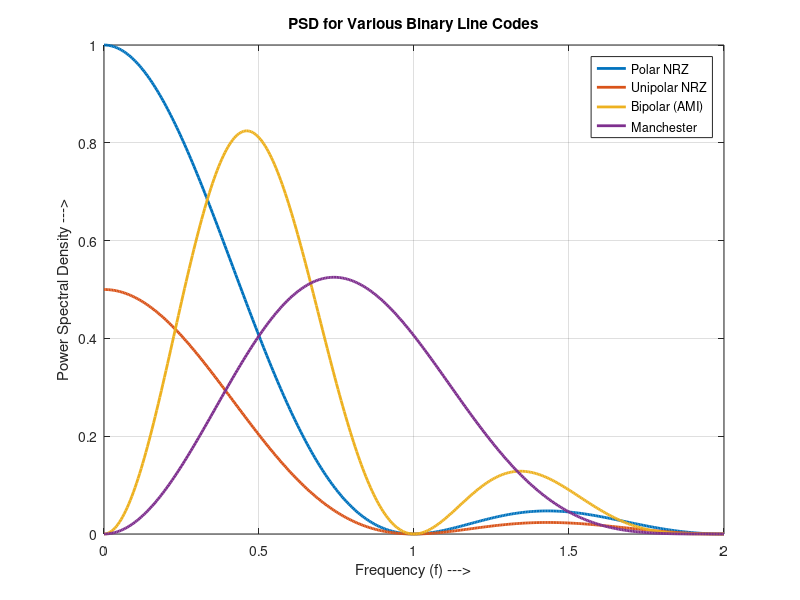

MATLAB code for this plot:
% --- Setup Parameters ---
Rb = 1;                     % Bit rate
Tb = 1/Rb;                  % Bit duration
f = 0:0.005*Rb:2*Rb;        % Frequency range
x = f*Tb;                   % Normalized frequency axis 

% --- Mathematical PSD Calculations ---

% 1. Polar NRZ: High energy at low frequencies
% Formula: Tb * sinc(f*Tb)^2 [cite: 180, 191]
PSD_polar = Tb * (sinc(x).^2);

% 2. Unipolar NRZ: Contains a DC component (dirac delta)
% Formula: 0.5 * Polar_PSD + 0.5 * Impulse at f=0 
PSD_unipolar = 0.5 * PSD_polar; 
% Note: In a plot, the dirac delta at f=0 is usually represented as a peak.

% 3. Bipolar (AMI): Null at DC (f=0), good for AC-coupled channels
% Formula: Tb * sinc(f*Tb/2)^2 * sin(pi*f*Tb)^2 
PSD_bipolar = Tb * (sinc(x/2).^2) .* (sin(pi*x).^2);

% 4. Manchester: Null at DC, wider bandwidth
% Formula: Tb * sinc(f*Tb/2)^2 * sin(pi*f*Tb/2)^2 
PSD_manchester = Tb * (sinc(x/2).^2) .* (sin(pi*x/2).^2);

% --- Plotting ---
figure;
hold on;
plot(f, PSD_polar, 'LineWidth', 2, 'DisplayName', 'Polar NRZ');
plot(f, PSD_unipolar, 'LineWidth', 2, 'DisplayName', 'Unipolar NRZ');
plot(f, PSD_bipolar, 'LineWidth', 2, 'DisplayName', 'Bipolar (AMI)');
plot(f, PSD_manchester, 'LineWidth', 2, 'DisplayName', 'Manchester');

grid on; box on;
xlabel('Frequency (f) --->');
ylabel('Power Spectral Density --->');
title('PSD for Various Binary Line Codes');
legend('Location', 'northeast');
